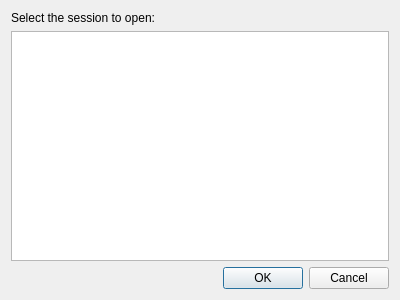
<?xml version="1.0" encoding="UTF-8"?>
<ui version="4.0">
 <class>OpenSessionForm</class>
 <widget class="QDialog" name="OpenSessionForm">
  <property name="geometry">
   <rect>
    <x>0</x>
    <y>0</y>
    <width>400</width>
    <height>300</height>
   </rect>
  </property>
  <property name="windowTitle">
   <string>Open a session</string>
  </property>
  <property name="modal">
   <bool>true</bool>
  </property>
  <layout class="QGridLayout" name="gridLayout">
   <item row="1" column="0">
    <widget class="QTableView" name="tableView">
     <property name="selectionMode">
      <enum>QAbstractItemView::SingleSelection</enum>
     </property>
     <property name="selectionBehavior">
      <enum>QAbstractItemView::SelectRows</enum>
     </property>
     <property name="sortingEnabled">
      <bool>true</bool>
     </property>
    </widget>
   </item>
   <item row="2" column="0">
    <widget class="QDialogButtonBox" name="buttonBox">
     <property name="orientation">
      <enum>Qt::Horizontal</enum>
     </property>
     <property name="standardButtons">
      <set>QDialogButtonBox::Cancel|QDialogButtonBox::Ok</set>
     </property>
    </widget>
   </item>
   <item row="0" column="0">
    <widget class="QLabel" name="label">
     <property name="text">
      <string>Select the session to open:</string>
     </property>
    </widget>
   </item>
  </layout>
 </widget>
 <resources/>
 <connections>
  <connection>
   <sender>buttonBox</sender>
   <signal>accepted()</signal>
   <receiver>OpenSessionForm</receiver>
   <slot>accept()</slot>
   <hints>
    <hint type="sourcelabel">
     <x>248</x>
     <y>254</y>
    </hint>
    <hint type="destinationlabel">
     <x>157</x>
     <y>274</y>
    </hint>
   </hints>
  </connection>
  <connection>
   <sender>buttonBox</sender>
   <signal>rejected()</signal>
   <receiver>OpenSessionForm</receiver>
   <slot>reject()</slot>
   <hints>
    <hint type="sourcelabel">
     <x>316</x>
     <y>260</y>
    </hint>
    <hint type="destinationlabel">
     <x>286</x>
     <y>274</y>
    </hint>
   </hints>
  </connection>
 </connections>
</ui>
